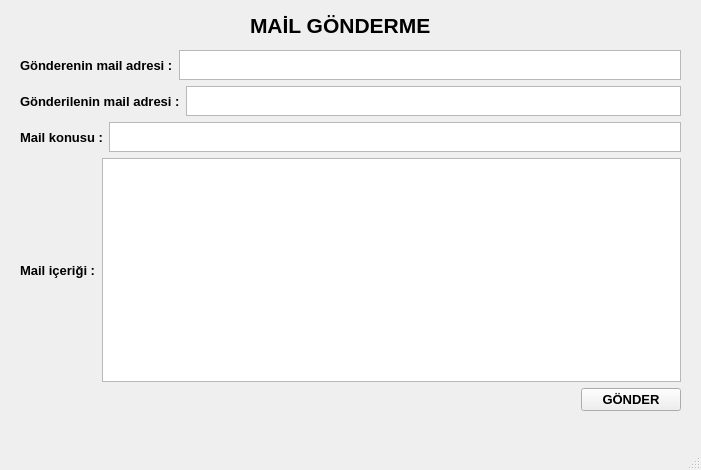
<?xml version="1.0" encoding="UTF-8"?>
<ui version="4.0">
 <class>Mail_Gonderme</class>
 <widget class="QMainWindow" name="Mail_Gonderme">
  <property name="geometry">
   <rect>
    <x>0</x>
    <y>0</y>
    <width>701</width>
    <height>470</height>
   </rect>
  </property>
  <property name="font">
   <font>
    <pointsize>10</pointsize>
    <weight>75</weight>
    <bold>true</bold>
   </font>
  </property>
  <property name="windowTitle">
   <string>MAIL GÖNDERME</string>
  </property>
  <widget class="QWidget" name="centralwidget">
   <widget class="QWidget" name="verticalLayoutWidget">
    <property name="geometry">
     <rect>
      <x>20</x>
      <y>50</y>
      <width>661</width>
      <height>361</height>
     </rect>
    </property>
    <layout class="QVBoxLayout" name="verticalLayout">
     <item>
      <layout class="QHBoxLayout" name="h_from_mail">
       <item>
        <widget class="QLabel" name="from_mail_label">
         <property name="font">
          <font>
           <pointsize>10</pointsize>
           <weight>75</weight>
           <bold>true</bold>
          </font>
         </property>
         <property name="text">
          <string>Gönderenin mail adresi :</string>
         </property>
        </widget>
       </item>
       <item>
        <widget class="QTextEdit" name="from_mail_text">
         <property name="maximumSize">
          <size>
           <width>16777215</width>
           <height>30</height>
          </size>
         </property>
         <property name="font">
          <font>
           <pointsize>10</pointsize>
           <weight>75</weight>
           <bold>true</bold>
          </font>
         </property>
         <property name="locale">
          <locale language="English" country="UnitedKingdom"/>
         </property>
        </widget>
       </item>
      </layout>
     </item>
     <item>
      <layout class="QHBoxLayout" name="h_to_mail">
       <item>
        <widget class="QLabel" name="to_mail_label">
         <property name="font">
          <font>
           <pointsize>10</pointsize>
           <weight>75</weight>
           <bold>true</bold>
          </font>
         </property>
         <property name="text">
          <string>Gönderilenin mail adresi :</string>
         </property>
        </widget>
       </item>
       <item>
        <widget class="QTextEdit" name="to_mail_text">
         <property name="maximumSize">
          <size>
           <width>16777215</width>
           <height>30</height>
          </size>
         </property>
         <property name="font">
          <font>
           <pointsize>10</pointsize>
           <weight>75</weight>
           <bold>true</bold>
          </font>
         </property>
        </widget>
       </item>
      </layout>
     </item>
     <item>
      <layout class="QHBoxLayout" name="h_subject">
       <item>
        <widget class="QLabel" name="subject_label">
         <property name="font">
          <font>
           <pointsize>10</pointsize>
           <weight>75</weight>
           <bold>true</bold>
          </font>
         </property>
         <property name="text">
          <string>Mail konusu :</string>
         </property>
        </widget>
       </item>
       <item>
        <widget class="QTextEdit" name="subject_text">
         <property name="maximumSize">
          <size>
           <width>16777215</width>
           <height>30</height>
          </size>
         </property>
         <property name="font">
          <font>
           <pointsize>10</pointsize>
           <weight>75</weight>
           <bold>true</bold>
          </font>
         </property>
        </widget>
       </item>
      </layout>
     </item>
     <item>
      <layout class="QHBoxLayout" name="h_mail_icerigi">
       <item>
        <widget class="QLabel" name="mail_icerigi_label">
         <property name="font">
          <font>
           <pointsize>10</pointsize>
           <weight>75</weight>
           <bold>true</bold>
          </font>
         </property>
         <property name="text">
          <string>Mail içeriği :</string>
         </property>
        </widget>
       </item>
       <item>
        <widget class="QTextBrowser" name="mail_icerigi_text_browser">
         <property name="maximumSize">
          <size>
           <width>16777215</width>
           <height>16777215</height>
          </size>
         </property>
         <property name="font">
          <font>
           <pointsize>10</pointsize>
           <weight>75</weight>
           <bold>true</bold>
          </font>
         </property>
        </widget>
       </item>
      </layout>
     </item>
     <item>
      <layout class="QHBoxLayout" name="h_send_pushbutton">
       <item>
        <widget class="QLabel" name="send_pushbutton_label">
         <property name="text">
          <string/>
         </property>
        </widget>
       </item>
       <item>
        <widget class="QPushButton" name="send_pushbutton">
         <property name="sizePolicy">
          <sizepolicy hsizetype="Minimum" vsizetype="Fixed">
           <horstretch>0</horstretch>
           <verstretch>0</verstretch>
          </sizepolicy>
         </property>
         <property name="maximumSize">
          <size>
           <width>100</width>
           <height>16777215</height>
          </size>
         </property>
         <property name="font">
          <font>
           <pointsize>10</pointsize>
           <weight>75</weight>
           <bold>true</bold>
          </font>
         </property>
         <property name="text">
          <string>GÖNDER</string>
         </property>
        </widget>
       </item>
      </layout>
     </item>
    </layout>
   </widget>
   <widget class="QLabel" name="baslik_label">
    <property name="geometry">
     <rect>
      <x>250</x>
      <y>10</y>
      <width>191</width>
      <height>31</height>
     </rect>
    </property>
    <property name="font">
     <font>
      <pointsize>16</pointsize>
     </font>
    </property>
    <property name="text">
     <string>MAİL GÖNDERME</string>
    </property>
   </widget>
  </widget>
  <widget class="QMenuBar" name="menubar">
   <property name="geometry">
    <rect>
     <x>0</x>
     <y>0</y>
     <width>701</width>
     <height>23</height>
    </rect>
   </property>
  </widget>
  <widget class="QStatusBar" name="statusbar"/>
 </widget>
 <resources/>
 <connections/>
</ui>
